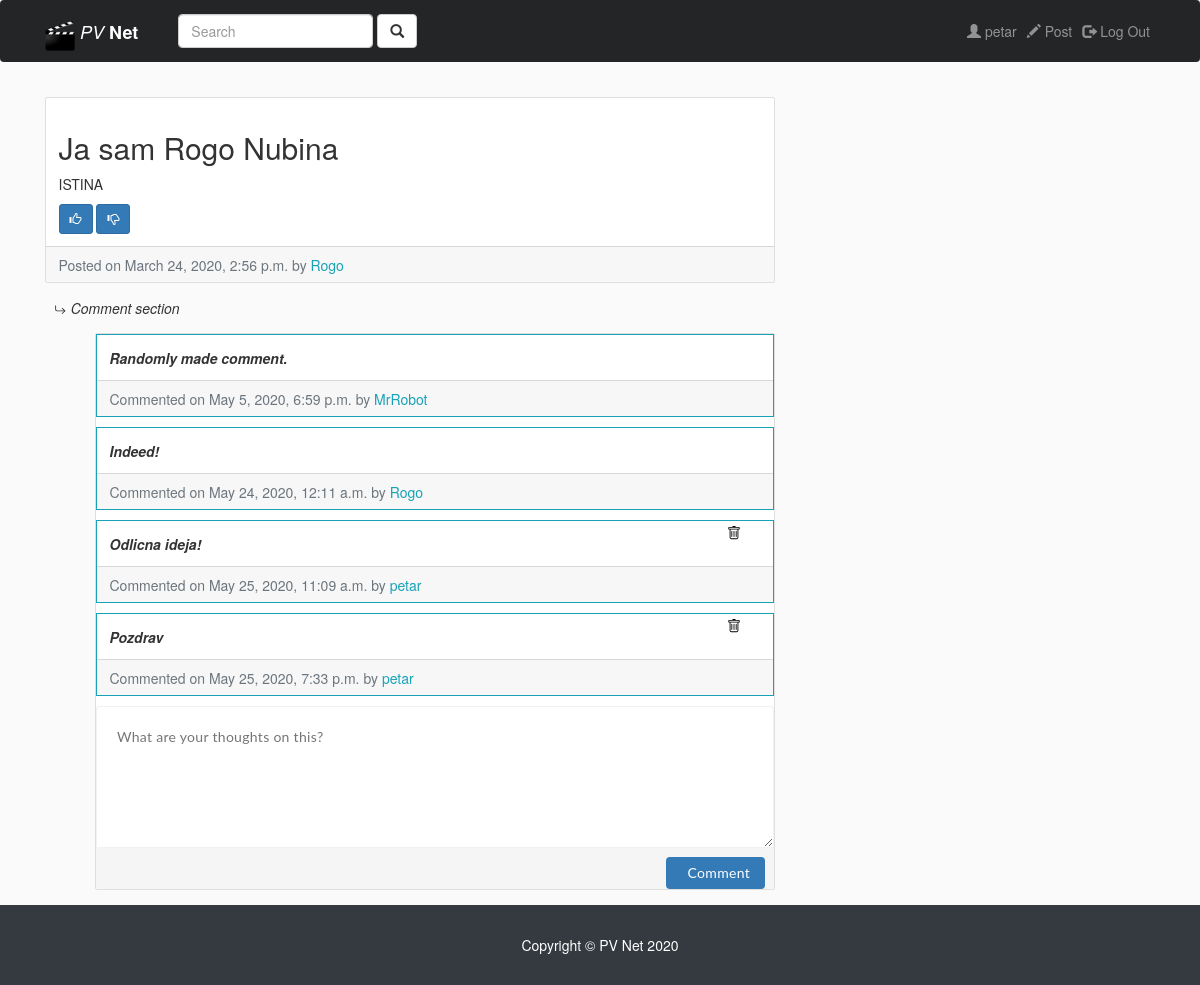
Page /entry/2/ (signed in) on the earlier database version.
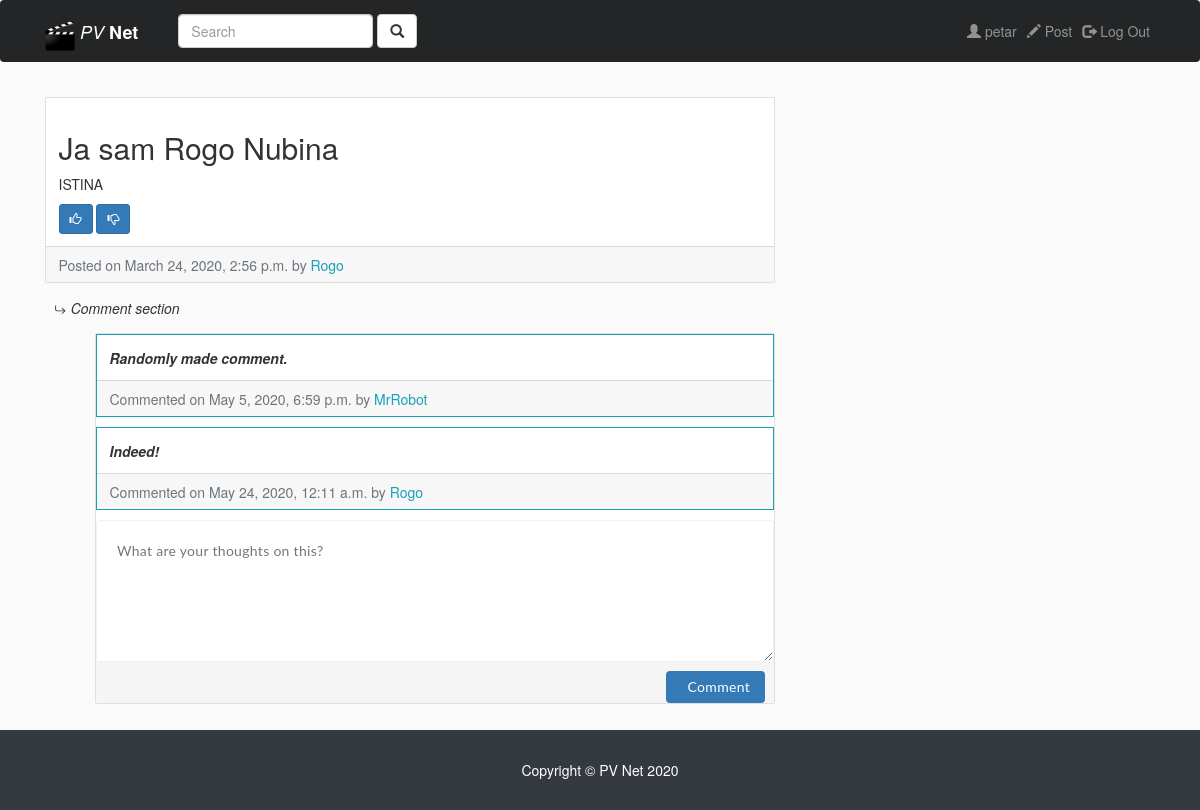
Same page on the later database version.
### entries/models.py (models this page shows, shortened)
class Comment(models.Model):
    comment_author = models.ForeignKey(User, on_delete=models.CASCADE)
    comment_entry = models.ForeignKey(Entry, on_delete=models.CASCADE)
    comment_text = models.TextField(blank=True, null=True)
    comment_date = models.DateTimeField(auto_now_add=True)
    class Meta:
        verbose_name_plural = 'comments'

### entries/views.py (the view)
# urls.py: path('entry/<int:pk>/', EntryView.as_view(), name = 'entry-detail'),
class EntryView(LoginRequiredMixin, DetailView):
    model = Entry
    template_name = 'entries/entry_detail.html'
    context_object_name = "entry"
    def get_context_data(self, **kwargs):
        context = super().get_context_data(**kwargs)
        comments = Comment.objects.filter(comment_entry = context['entry'])
        context['comments'] = comments
        return context

### entries/templates/entries/entry_detail.html (shortened to what this page needs)
{% extends "entries/base.html" %}
{% block content %}
<div class="col-md-8 main">
  <div class="card mb-4 mt-4">
    <div class="card-body">
      <h2 class="card-title">{{ entry.entry_title }}</h2>
      <p class="card-text"> {{ entry.entry_text|linebreaks }}</p>
      <a href="" class="btn btn-primary btn-sm"> <span class="glyphicon glyphicon-thumbs-up"></span> </a>
      <a href="" class="btn btn-primary btn-sm"> <span class="glyphicon glyphicon-thumbs-down"></span> </a>
    </div>
    <div class="card-footer text-muted">
      Posted on {{ entry.entry_date }} by
    <a href="{% url 'profile' entry.entry_author.pk %}"><span class= "text-info mr-2">{{ entry.entry_author }}</span></a>
    </div>
  </div>
<i>Comment section</i>
<div id="comment-section">
  {% include "entries/comment.html" %}
</div>
</div>
{% endblock %}

### entries/templates/entries/comment.html (shortened to what this page needs)
<div class="card mb-4 mt-4 com">
    <div class="comment-section">
      {% for comment in comments %}
      <div class="border border-info mb-3">
        {% if entry.entry_author == request.user or comment.comment_author == request.user %}
      <form method="POST">
        <div class="delete-button">
            <button class="button" type="submit" id="delete-comment" value="{{ comment.pk }}" onclick="return confirm('Are you sure you want to delete this?')">
             </button>
        </div>
      </form>
        {% endif %}
        <div class="card-body">
          <p class="card-text"> <b><i>{{ comment.comment_text }}</i></b></p>
        </div>
        <div class="card-footer text-muted">
          Commented on {{ comment.comment_date }} by
          <a href="{% url 'profile' comment.comment_author.pk %}"><span class= "text-info mr-2">{{ comment.comment_author }}</span></a>
        </div>
      </div>
      {% endfor %}
			<div class="status-upload">
				<form method="POST">
					<textarea id="comment_text" placeholder="What are your thoughts on this?" ></textarea>
					<button id="comment" type="submit" value="{{ entry.pk }}" class="btn btn-primary"> Comment</button>
				</form>
			</div>
		</div>
  </div>

Differences in the rows shown:
removed Comment: {{ comment.pk }} 29 (drawn), comment_text "Odlicna ideja!", comment_date "May 25, 2020, 11:09 a.m.", comment_author "petar"
removed Comment: {{ comment.pk }} 30 (drawn), comment_text "Pozdrav", comment_date "May 25, 2020, 7:33 p.m.", comment_author "petar"
